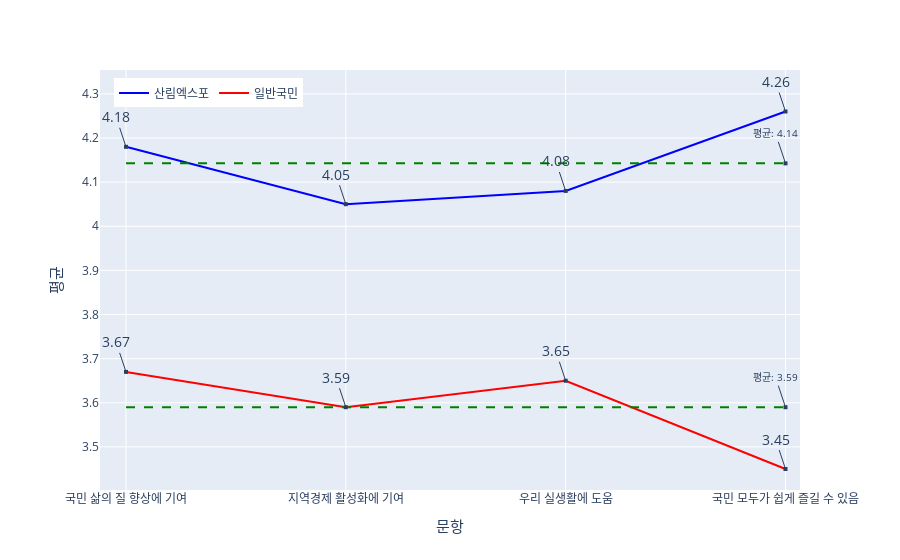

Write notebook code for a chart like this one.
### Code cell
import plotly.express as px
import plotly.graph_objects as go

# 그래프 생성
fig = go.Figure()

# 엑스포 그래프 추가
fig.add_trace(go.Scatter(x=expo_6_df['설문'], y=expo_6_df['평균'], mode='lines', name='산림엑스포', line=dict(color='blue')))
# 일반국민 그래프 추가
fig.add_trace(go.Scatter(x=common_6_df['설문'], y=common_6_df['평균'], mode='lines', name='일반국민', line=dict(color='red')))

# 각 지점에 숫자 표시하기
for i, row in expo_6_df.iterrows():
    fig.add_annotation(
        text=row['평균'],
        x=row['설문'],
        y=row['평균'],
        showarrow=True,
        arrowhead=7,
        font=dict(size=14)  # annotation 폰트
    )

# 두 번째 꺾은선 그래프의 annotation 추가
for i, row in common_6_df.iterrows():
    fig.add_annotation(
        text=row['평균'],
        x=row['설문'],
        y=row['평균'],
        showarrow=True,
        arrowhead=7,
        font=dict(size=14)  # annotation 폰트
    )

# 그래프 레이아웃 설정
fig.update_layout(
    xaxis_title='문항',
    yaxis_title='평균',
    margin=dict(l=100, r=20, t=50, b=50),  # 그래프 마진 조정
    yaxis_title_font=dict(
        size=15,  # Y 레이블 폰트 크기
    ),
    xaxis_title_font=dict(
        size=15,  # X 레이블 폰트 크기
    )
)

# 범례 추가
fig.update_layout(legend=dict(orientation="h", x=0.02, y=0.98), showlegend=True)

# 여백 (margin) 조정
fig.update_layout(margin=dict(l=100, r=100, b=70, t=70))

# 평균선 추가
average_line1 = expo_6_df['평균'].mean()  # 평균값 계산
average_line2 = common_6_df['평균'].mean()  # 평균값 계산
fig.add_shape(
    go.layout.Shape(
        type='line',
        x0=expo_6_df['설문'].tolist()[0],
        x1=expo_6_df['설문'].tolist()[-1],
        y0=average_line1,
        y1=average_line1,
        line=dict(color='green', width=2, dash='dash'),
    )
)
fig.add_shape(
    go.layout.Shape(
        type='line',
        x0=common_6_df['설문'].tolist()[0],
        x1=common_6_df['설문'].tolist()[-1],
        y0=average_line2,
        y1=average_line2,
        line=dict(color='green', width=2, dash='dash'),
    )
)

# 평균선에 평균을 나타내는 annotation 추가
fig.add_annotation(
    text=f'평균: {average_line1:.2f}',
    x=expo_6_df['설문'].min(),
    y=average_line1,
    showarrow=True,
    arrowhead=7,
    font=dict(size=10)
)
# 평균선에 평균을 나타내는 annotation 추가
fig.add_annotation(
    text=f'평균: {average_line2:.2f}',
    x=common_6_df['설문'].min(),
    y=average_line2,
    showarrow=True,
    arrowhead=7,
    font=dict(size=10)
)

# 그래프 그리기
fig.show()

### Figure 1 — Plotly figure (JSON) as saved in the notebook; plotly's stock layout.template omitted (floating-point values rounded to 4 significant figures)
{"data": [{"line": {"color": "blue"}, "mode": "lines", "name": "산림엑스포", "type": "scatter", "x": ["국민 삶의 질 향상에 기여", "지역경제 활성화에 기여", "우리 실생활에 도움", "국민 모두가 쉽게 즐길 수 있음"], "y": [4.18, 4.05, 4.08, 4.26]}, {"line": {"color": "red"}, "mode": "lines", "name": "일반국민", "type": "scatter", "x": ["국민 삶의 질 향상에 기여", "지역경제 활성화에 기여", "우리 실생활에 도움", "국민 모두가 쉽게 즐길 수 있음"], "y": [3.67, 3.59, 3.65, 3.45]}], "layout": {"annotations": [{"arrowhead": 7, "font": {"size": 14}, "showarrow": true, "text": "4.18", "x": "국민 삶의 질 향상에 기여", "y": 4.18}, {"arrowhead": 7, "font": {"size": 14}, "showarrow": true, "text": "4.05", "x": "지역경제 활성화에 기여", "y": 4.05}, {"arrowhead": 7, "font": {"size": 14}, "showarrow": true, "text": "4.08", "x": "우리 실생활에 도움", "y": 4.08}, {"arrowhead": 7, "font": {"size": 14}, "showarrow": true, "text": "4.26", "x": "국민 모두가 쉽게 즐길 수 있음", "y": 4.26}, {"arrowhead": 7, "font": {"size": 14}, "showarrow": true, "text": "3.67", "x": "국민 삶의 질 향상에 기여", "y": 3.67}, {"arrowhead": 7, "font": {"size": 14}, "showarrow": true, "text": "3.59", "x": "지역경제 활성화에 기여", "y": 3.59}, {"arrowhead": 7, "font": {"size": 14}, "showarrow": true, "text": "3.65", "x": "우리 실생활에 도움", "y": 3.65}, {"arrowhead": 7, "font": {"size": 14}, "showarrow": true, "text": "3.45", "x": "국민 모두가 쉽게 즐길 수 있음", "y": 3.45}, {"arrowhead": 7, "font": {"size": 10}, "showarrow": true, "text": "평균: 4.14", "x": "국민 모두가 쉽게 즐길 수 있음", "y": 4.143}, {"arrowhead": 7, "font": {"size": 10}, "showarrow": true, "text": "평균: 3.59", "x": "국민 모두가 쉽게 즐길 수 있음", "y": 3.59}], "legend": {"orientation": "h", "x": 0.02, "y": 0.98}, "margin": {"b": 70, "l": 100, "r": 100, "t": 70}, "shapes": [{"line": {"color": "green", "dash": "dash", "width": 2}, "type": "line", "x0": "국민 삶의 질 향상에 기여", "x1": "국민 모두가 쉽게 즐길 수 있음", "y0": 4.143, "y1": 4.143}, {"line": {"color": "green", "dash": "dash", "width": 2}, "type": "line", "x0": "국민 삶의 질 향상에 기여", "x1": "국민 모두가 쉽게 즐길 수 있음", "y0": 3.59, "y1": 3.59}], "showlegend": true, "xaxis": {"title": {"font": {"size": 15}, "text": "문항"}}, "yaxis": {"title": {"font": {"size": 15}, "text": "평균"}}}}
